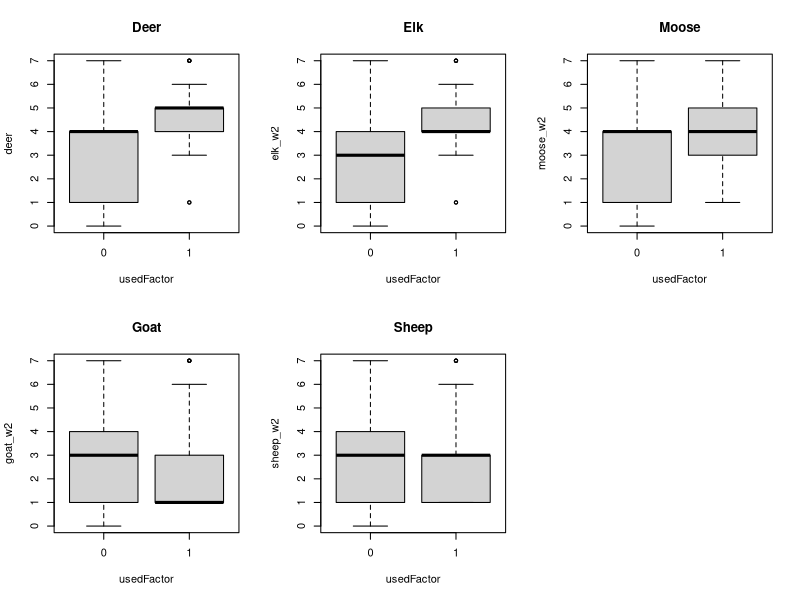
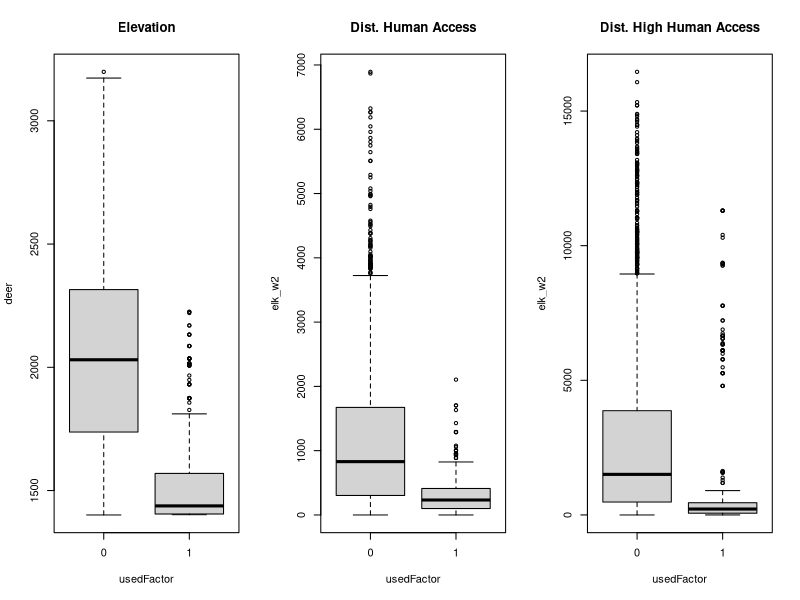
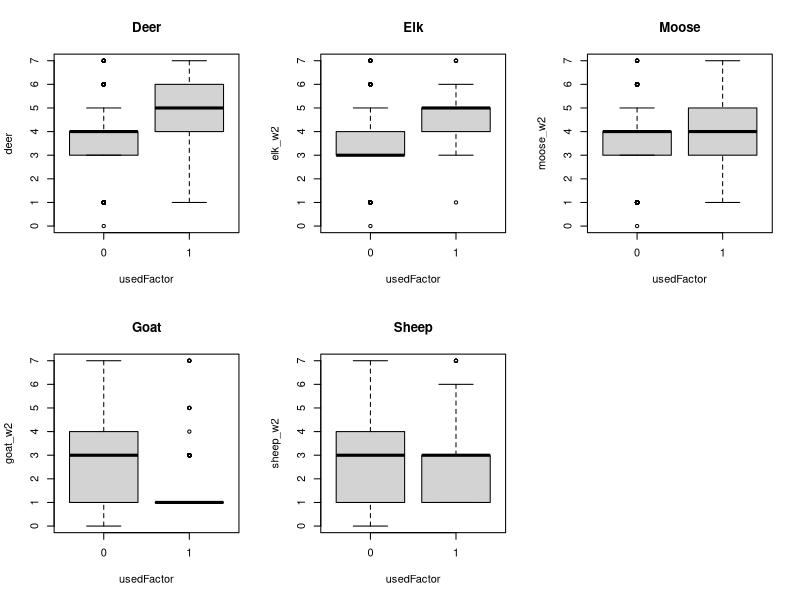
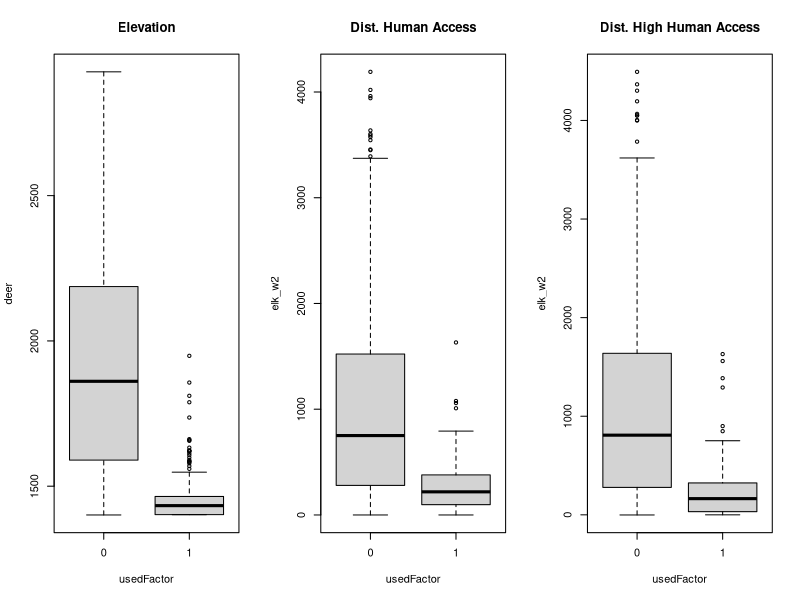
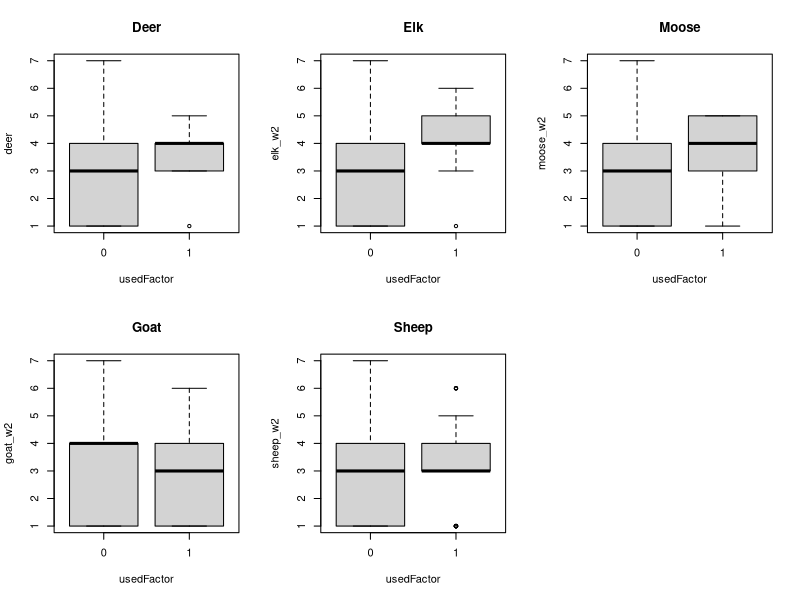
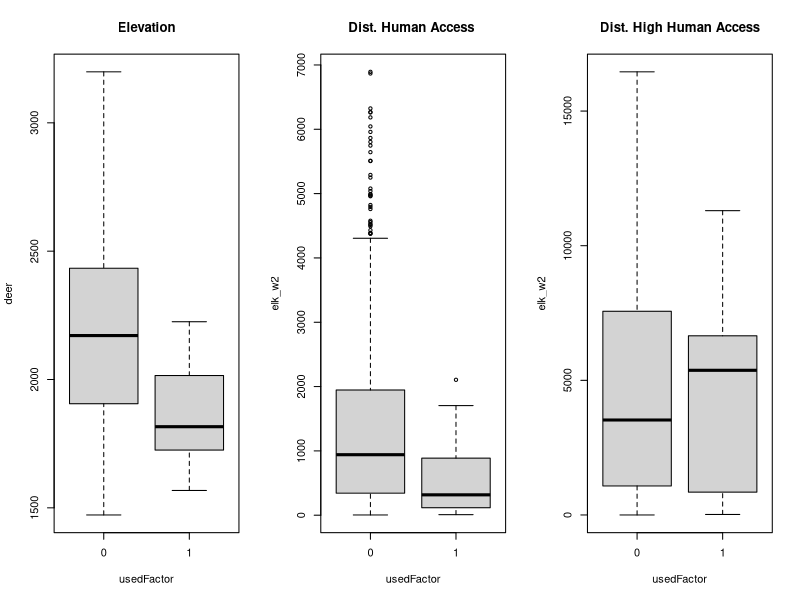
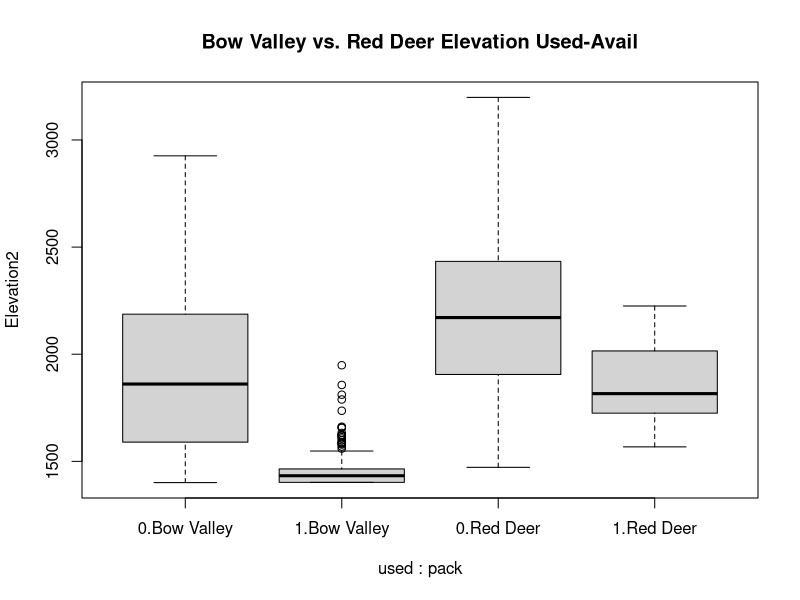
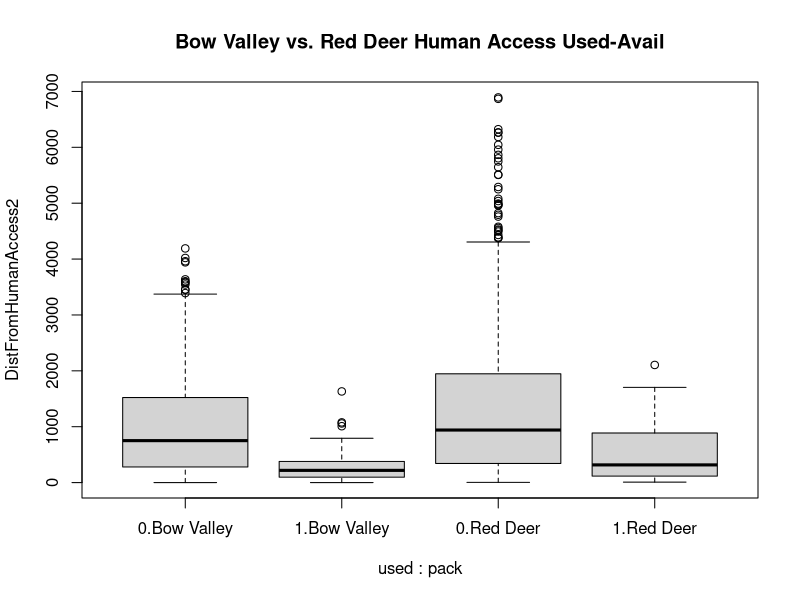

R code for these plots, in order: (Note: this script raises an error after producing the figures.)
## ---- chunk 1
require(knitr)
knitr::opts_chunk$set(echo = TRUE)
r <- getOption("repos")
r["CRAN"] <- "https://ftp.osuosl.org/pub/cran/"
options(repos = r)
## ---- chunk 2
#function to install and load required packages
ipak <- function(pkg){
  new.pkg <- pkg[!(pkg %in% installed.packages()[, "Package"])]
  if (length(new.pkg)) 
    install.packages(new.pkg, dependencies = TRUE)
  sapply(pkg, require, character.only = TRUE)
}

#load or install these packages:
packages <- c("ggplot2","lattice", "tidyverse", "effects")

#run function to install packages
ipak(packages)
## ---- chunk 3
wolfused <-read.csv("Data/wolfused.csv", header = TRUE)
wolfavail <-read.csv("Data/wolfavail.csv", header = TRUE)

wolfkde <- rbind(wolfused, wolfavail)
str(wolfkde)
table(wolfkde$used, wolfkde$pack)
table(wolfkde$used, wolfkde$deer_w2)

## next we will create a new variable called usedFactor and graphically compare USED and AVAIL locations for prey
wolfkde$usedFactor <- factor(wolfkde$used, labels=c('0','1'))
str(wolfkde)
## ---- chunk 4
par(mfrow = c(2,3))
boxplot(deer_w2~usedFactor, data=wolfkde, main = "Deer", xlab="usedFactor", ylab="deer")
boxplot(elk_w2~usedFactor, main = "Elk", ylab="elk_w2", xlab="usedFactor", data=wolfkde)
boxplot(moose_w2~usedFactor, main = "Moose", ylab="moose_w2", xlab="usedFactor", data=wolfkde)
boxplot(goat_w2~usedFactor, main = "Goat", ylab="goat_w2", xlab="usedFactor", data=wolfkde)
boxplot(sheep_w2~usedFactor, main = "Sheep", ylab="sheep_w2", xlab="usedFactor", data=wolfkde)
## ---- chunk 5
par(mfrow = c(1,3))
boxplot(Elevation2~usedFactor, data=wolfkde, main = "Elevation", xlab="usedFactor", ylab="deer")
boxplot(DistFromHumanAccess2~usedFactor, data=wolfkde, main = "Dist. Human Access", ylab="elk_w2", xlab="usedFactor")
boxplot(DistFromHighHumanAccess2~usedFactor, data=wolfkde, main = "Dist. High Human Access", ylab="elk_w2", xlab="usedFactor")
## ---- chunk 6
## subset for Bow Valley Pack
bvkde<- subset(wolfkde, subset=pack =="Bow Valley")
par(mfrow = c(2,3))
boxplot(deer_w2~usedFactor, data=bvkde, main = "Deer", xlab="usedFactor", ylab="deer")
boxplot(elk_w2~usedFactor, data=bvkde, main = "Elk", ylab="elk_w2", xlab="usedFactor")
boxplot(moose_w2~usedFactor, data=bvkde, main = "Moose", ylab="moose_w2", xlab="usedFactor")
boxplot(goat_w2~usedFactor, data=bvkde, main = "Goat", ylab="goat_w2", xlab="usedFactor")
boxplot(sheep_w2~usedFactor, data=bvkde, main = "Sheep", ylab="sheep_w2", xlab="usedFactor")
## ---- chunk 7
par(mfrow = c(1,3))
boxplot(Elevation2~usedFactor, data=bvkde, main = "Elevation", xlab="usedFactor", ylab="deer")
boxplot(DistFromHumanAccess2~usedFactor, data=bvkde, main = "Dist. Human Access", ylab="elk_w2", xlab="usedFactor")
boxplot(DistFromHighHumanAccess2~usedFactor, data=bvkde, main = "Dist. High Human Access", ylab="elk_w2", xlab="usedFactor")
## ---- chunk 8
## subset for Red Deer Wolf
rdkde <- subset(wolfkde, subset=pack=="Red Deer")
table(rdkde$used, rdkde$pack)
par(mfrow = c(2,3))
boxplot(deer_w2~usedFactor, data=rdkde, main = "Deer", xlab="usedFactor", ylab="deer")
boxplot(elk_w2~usedFactor, data=rdkde, main = "Elk", ylab="elk_w2", xlab="usedFactor")
boxplot(moose_w2~usedFactor, data=rdkde, main = "Moose", ylab="moose_w2", xlab="usedFactor")
boxplot(goat_w2~usedFactor, data=rdkde, main = "Goat", ylab="goat_w2", xlab="usedFactor")
boxplot(sheep_w2~usedFactor, data=rdkde, main = "Sheep", ylab="sheep_w2", xlab="usedFactor")
## ---- chunk 9
par(mfrow = c(1,3))
boxplot(Elevation2~usedFactor, data=rdkde, main = "Elevation", xlab="usedFactor", ylab="deer")
boxplot(DistFromHumanAccess2~usedFactor, data=rdkde, main = "Dist. Human Access ", ylab="elk_w2", xlab="usedFactor")
boxplot(DistFromHighHumanAccess2~usedFactor, data=rdkde, main = "Dist. High Human Access", ylab="elk_w2", xlab="usedFactor")
## ---- chunk 10
## Can make more complex box plots
par(mfrow = c(1,1))
boxplot(Elevation2~used+pack, data = wolfkde, main = "Bow Valley vs. Red Deer Elevation Used-Avail")
boxplot(DistFromHumanAccess2~used+pack, data = wolfkde, main = "Bow Valley vs. Red Deer Human Access Used-Avail")
boxplot(deer_w2~used+pack, data = wolfkde, main = "Bow Valley vs. Red Deer Elevation Used-Avail")
boxplot(moose_w2~used+pack, data = wolfkde, main = "Bow Valley vs. Red Deer Elevation Used-Avail")
boxplot(elk_w2~used+pack, data = wolfkde, main = "Bow Valley vs. Red Deer Elevation Used-Avail")
boxplot(goat_w2~used+pack, data = wolfkde, main = "Bow Valley vs. Red Deer Elevation Used-Avail")
boxplot(sheep_w2~used+pack, data = wolfkde, main = "Bow Valley vs. Red Deer Elevation Used-Avail")

## using lattice package
bwplot(sheep_w2+ goat_w2 + elk_w2+moose_w2+ deer_w2~as.factor(usedFactor)|pack, data = wolfkde, layout = c(2,5), pch = "|", outer = TRUE)

## ---- chunk 11
aggregate(wolfkde[1:9], by=list(wolfkde$pack, wolfkde$usedFactor), FUN=mean, na.rm=TRUE)

wolf_df <- as_tibble(wolfkde)
wolf_df %>% group_by(pack, used) %>% summarise(mean(Elevation2))
wolf_df %>% group_by(pack, used) %>% summarise(dha = mean(DistFromHumanAccess2))
## ---- chunk 12
wolfkde2 <- na.omit(wolfkde)
wolf_df <- as_tibble(wolfkde2)
wolf_df %>% group_by(pack, used) %>% summarise(dha = mean(DistFromHumanAccess2))
wolf_df %>% group_by(pack, used) %>% summarise(dhha =mean(DistFromHighHumanAccess2))

wolf_df %>% group_by(pack, used) %>% summarise(moose = mean(moose_w2))
wolf_df %>% group_by(pack, used) %>% summarise(elk = mean(elk_w2))
wolf_df %>% group_by(pack, used) %>% summarise(sheep = mean(sheep_w2))
wolf_df %>% group_by(pack, used) %>% summarise(deer = mean(deer_w2))
wolf_df %>% group_by(pack, used) %>% summarise(goat = mean(goat_w2))

## ---- chunk 13
## First lets flip fair coins 100 times
rbinom(100, 1, 0.5)
trial = rbinom(100, 1, 0.5)
sum(trial)

## What about say, a survival probability of 0.9.
surv1 <- rbinom(100, 1, 0.9)
sum(surv1)
## ---- chunk 14
plogis(0)
## note that if p = 0, then the probability of an outcome is 0.5, heads or tails - i.e., a fair coin. 
plogis(1)
plogis(-5)
plogis(-100)
plogis(5)
plogis(100)
## ---- chunk 15
x = c(-50:50) ## just creating a uniform vector from -50 to 50. 
y = rbinom(length(x), 1, plogis(0+0.07*x) )
## unpack this line by ?rbinom
## and ? plogis

plot( y ~ x)
abline(lm((y~x)))
## ---- chunk 16
wrong = lm(y~x)
summary(wrong)
coef(wrong)
## ---- chunk 17
res = glm( y~x, family=binomial(link="logit"))
summary(res)
yLogit=predict(res)

plot( yLogit ~ x )
yhat=predict(res, type="response")
plot( y ~ x)
lines(yhat~x)
## ---- chunk 18
elev <- glm(used ~ Elevation2, family=binomial(logit), data=wolfkde)
summary(elev)
## exploring univarite logistic regression
## how to obtain 95% confidence intervals? Where are they in the output?
## CI's using profile log-likelihood's
confint(elev)
## CI's using standard errors
confint.default(elev)
## ---- chunk 19
exp(coefficients(elev))
## how to obtain 95% CI's on odds ratio's
exp(cbind(OR=coef(elev), confint(elev)))
## ---- chunk 20
wolfkde$elev100 <- wolfkde$Elevation2 / 100
elev100 <- glm(used ~ elev100, family=binomial(logit), data=wolfkde)
summary(elev100)
exp(coef(elev100))
## ---- chunk 21
elevBnp = 0:3000 ## creates a new vector elevBnp with ranges from 0 - 3000 in it.
elevPred = predict(elev, newdata=data.frame(Elevation2=elevBnp), type = "response") ## uses the predict function to predict Y values given the model object elev
hist(elevPred)
plot(elevBnp, elevPred, type="l", ylim = c(0,1.0), ylab= "Pr(Used)")
## ---- chunk 22
plot(wolfkde$Elevation2, wolfkde$used)
lines(elevBnp, elevPred, type="l", ylab= "Pr(Used)")
## ---- chunk 23
## next human use
distHuman <- glm(used ~ DistFromHumanAccess2, family=binomial(logit), data=wolfkde)
summary(distHuman)
hist(wolfkde$DistFromHumanAccess2)
disthumanBnp = 0:7000
disthumanPred = predict(distHuman, newdata=data.frame(DistFromHumanAccess2=disthumanBnp), type="response")
hist(disthumanPred)
plot(disthumanBnp, disthumanPred, type="l", ylab= "Pr(Used)")
plot(wolfkde$DistFromHumanAccess2, wolfkde$used)
lines(disthumanBnp, disthumanPred, type="l", ylab= "Pr(Used)")
## ---- chunk 24
## next human use
distHHuman <- glm(used ~ DistFromHighHumanAccess2, family=binomial(logit), data=wolfkde)
summary(distHHuman)
hist(wolfkde$DistFromHighHumanAccess2)
disthumanBnp = 0:10000
disthumanPred = predict(distHHuman, newdata=data.frame(DistFromHighHumanAccess2=disthumanBnp), type="response")
hist(disthumanPred)
plot(disthumanBnp, disthumanPred, type="l", ylab= "Pr(Used)")
plot(wolfkde$DistFromHumanAccess2, wolfkde$used)
lines(disthumanBnp, disthumanPred, type="l", ylab= "Pr(Used)")
## ---- chunk 25
# now lets do all at once for ungulate HSI models
sheep <- glm(used ~ sheep_w2, family=binomial(logit), data=wolfkde)
summary(sheep)
habvalues = 0:7
deer <- glm(used ~ deer_w2, family=binomial(logit), data=wolfkde)
summary(deer)
elk <- glm(used ~ elk_w2, family=binomial(logit), data=wolfkde)
summary(elk)
moose <- glm(used ~ moose_w2, family=binomial(logit), data=wolfkde)
summary(moose)
goat <- glm(used ~ goat_w2, family=binomial(logit), data=wolfkde)
summary(goat)
## ---- chunk 26
habvalues = 0:7 ## making a vector of hsi values
sheeppred = predict(sheep, newdata = data.frame(sheep_w2 = habvalues), type = "response")
goatpred = predict(goat, newdata = data.frame(goat_w2 = habvalues), type = "response")
moosepred = predict(moose, newdata = data.frame(moose_w2 = habvalues), type = "response")
elkpred = predict(elk, newdata = data.frame(elk_w2 = habvalues), type = "response")
deerpred = predict(deer, newdata = data.frame(deer_w2 = habvalues), type = "response")
sheeppred = predict(sheep, newdata = data.frame(sheep_w2 = habvalues), type = "response")
## ---- chunk 27
## back to elevation
elev <- glm(used ~ Elevation2, family=binomial(logit), data=wolfkde)
summary(elev)
wolfkde$fitted.Elev <- fitted(elev)
head(wolfkde)
hist(wolfkde$fitted.Elev)
plot(wolfkde$fitted.Elev, wolfkde$Elevation2)
## ---- chunk 28
# ggplot 2 explore basic histogram functio
ggplot(wolfkde, aes(x=wolfkde$fitted.Elev)) + geom_histogram()
# lets explore faceting
ggplot(wolfkde, aes(x=wolfkde$fitted.Elev)) + geom_histogram(binwidth=0.05, fill="gray70", colour="black") + facet_grid(used ~ .)
ggplot(wolfkde, aes(x=wolfkde$fitted.Elev)) + geom_histogram(binwidth=0.05, fill="gray70", colour="black") + facet_grid(used ~ ., scales = "free")
ggplot(wolfkde, aes(x=wolfkde$fitted.Elev, fill=usedFactor)) + geom_histogram(binwidth=0.05, position="identity", alpha=0.7) + xlab("Predicted Probability of Wolf Use") + theme(axis.title.x=element_text(size=16))
# lets redo this graph using faceting by pack
ggplot(wolfkde, aes(x=wolfkde$fitted.Elev, y=..density.., fill=usedFactor)) + geom_histogram(binwidth=0.05, position="identity", alpha=0.7) + xlab("Predicted Probability of Wolf Use") + theme(axis.title.x=element_text(size=16)) + facet_grid(pack ~ ., scales="free")
## ---- chunk 29
# Now lets explore fitting functions to the distributions
ggplot(wolfkde, aes(x=wolfkde$fitted.Elev)) + geom_density()
ggplot(wolfkde, aes(x=wolfkde$fitted.Elev), fill=usedFactor) + geom_density(alpha=0.5) + xlim(0,1)+xlab("Predicted Probability of Wolf Use") + theme(axis.title.x=element_text(size=16)) 
# kernel lines
ggplot(wolfkde, aes(x=wolfkde$fitted.Elev, y=..density.., fill=usedFactor)) + geom_histogram(binwidth=0.05) + geom_density(alpha = 0.5) + facet_grid(pack ~ .)

## ---- chunk 30
# Exploring Predictions as a function of covariates
# this fits a univariate glm as a function of elevation and predicts
ggplot(wolfkde, aes(x=Elevation2, y=used)) + geom_point() + stat_smooth(method="glm", method.args = list(family="binomial"))
## ---- chunk 31
ggplot(wolfkde, aes(x=DistFromHumanAccess2, y=used)) + geom_point() + stat_smooth(method="glm", method.args = list(family="binomial"))
ggplot(wolfkde, aes(x=elk_w2, y=used)) + geom_point() + stat_smooth(method="glm", method.args = list(family="binomial"))
## ---- chunk 32
ggplot(wolfkde, aes(x=elk_w2, y=used)) + geom_point() +geom_jitter(aes(colour = used), width=0.25, height = 0.05) + stat_smooth(method="glm", method.args = list(family="binomial"))
## ---- chunk 33
## lets redo elevation jittered by used
ggplot(wolfkde, aes(x=Elevation2, y=used)) + geom_point() +geom_jitter(aes(colour = used), width=0.25, height = 0.05)+ stat_smooth(method="glm", method.args = list(family="binomial"))
## ---- chunk 34
ggplot(wolfkde, aes(x=Elevation2, y=used, colour=pack)) + geom_point() + geom_jitter(width=0.25, height = 0.05) +stat_smooth(method="glm", method.args = list(family="binomial"), level=0.90)
## ---- chunk 35
ggplot(wolfkde, aes(x=moose_w2, y=used, colour=pack)) + stat_smooth(method="glm", method.args = list(family="binomial"))

ggplot(wolfkde, aes(x=sheep_w2, y=used, colour=pack)) + stat_smooth(method="glm", method.args = list(family="binomial"))
## ---- chunk 36
# versus faceting by wolf pack
ggplot(wolfkde, aes(x=Elevation2, y=used)) + geom_point() + stat_smooth(method="glm", method.args = list(family="binomial"), level=0.90) + facet_grid(pack~.)
## ---- chunk 37
# this function plots predictions from the previously fitted best model
ggplot(wolfkde, aes(x=Elevation2, y=fitted.Elev)) + geom_point() + stat_smooth(method=lm) + ylim(0, 0.8)
## ---- chunk 38
plot(effect("Elevation2", elev), grid=TRUE, rescale.axis = FALSE, ylab = "Probability(Used)") 
## ---- chunk 39
plot(effect("deer_w2", deer), grid=TRUE, rescale.axis = FALSE, ylab = "Probability(Used)")
## ---- chunk 40
#Printing PDFs from R
pdf("Output/wolf_elev.pdf", width=4, height=4)
print(ggplot(wolfkde, aes(x=Elevation2, y=used)) + geom_point(colour="gray") + stat_smooth(method="glm", method.args = list(family="binomial")) + xlab("Elevation (m)") + ylab("Predicted Probability of Wolf Use"))
dev.off()
# then go and look in the active directory for wolf_elev.pdf
#or
ggsave("Output/elev_wolf2.pdf", width=4, height=4)
#
## ---- chunk 41
figPrey<-ggplot(wolfkde, aes(x=elk_w2, y=used)) + geom_smooth(data = wolfkde, aes(x=elk_w2, y=used, col="Elk"),method="glm", method.args = list(family="binomial")) + geom_smooth(data = wolfkde, aes(x=deer_w2, y=used, col="Deer"),method="glm", method.args = list(family="binomial"))+ geom_smooth(data = wolfkde, aes(x=moose_w2, y=used, col="Moose"),method="glm", method.args = list(family="binomial"))+ geom_smooth(data = wolfkde, aes(x=sheep_w2, y=used, col="Sheep"),method="glm", method.args = list(family="binomial"))+ geom_smooth(data = wolfkde, aes(x=goat_w2, y=used, col="Goat"),method="glm", method.args = list(family="binomial")) + xlab("Relative prey habitat suitability") + ylab("Relative probability of wolf use") + theme(axis.title.y=element_text(size=12), axis.text.y=element_text(size=12)) + theme(axis.title.x=element_text(size=12), axis.text.x=element_text(size=12))+ labs(fill="Prey Species")

figPrey
  
## lets save this
pdf("Output/figPrey.pdf", width=6, height=6)
figPrey
dev.off()
